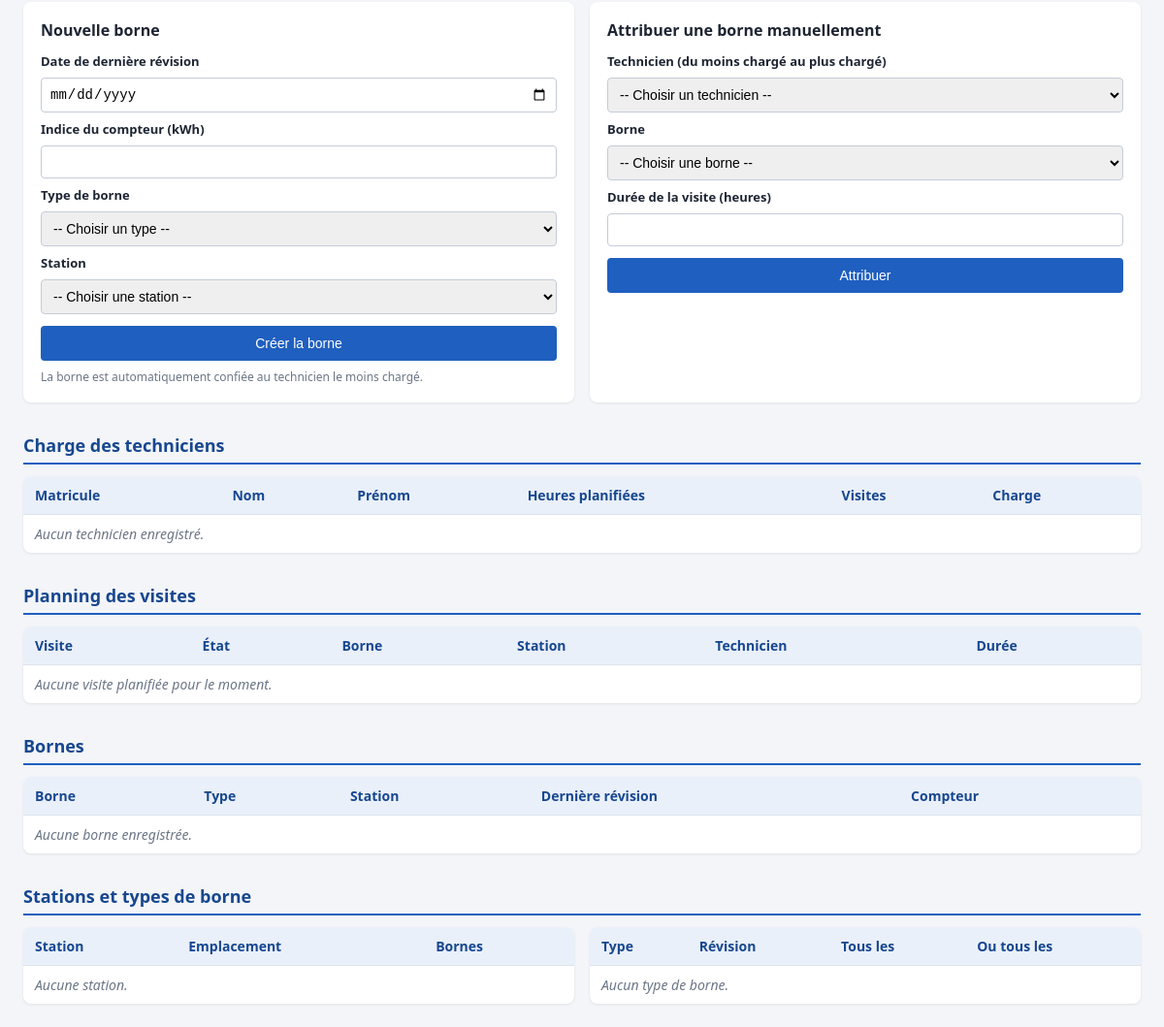
Before: / (lower part) with the older database file.
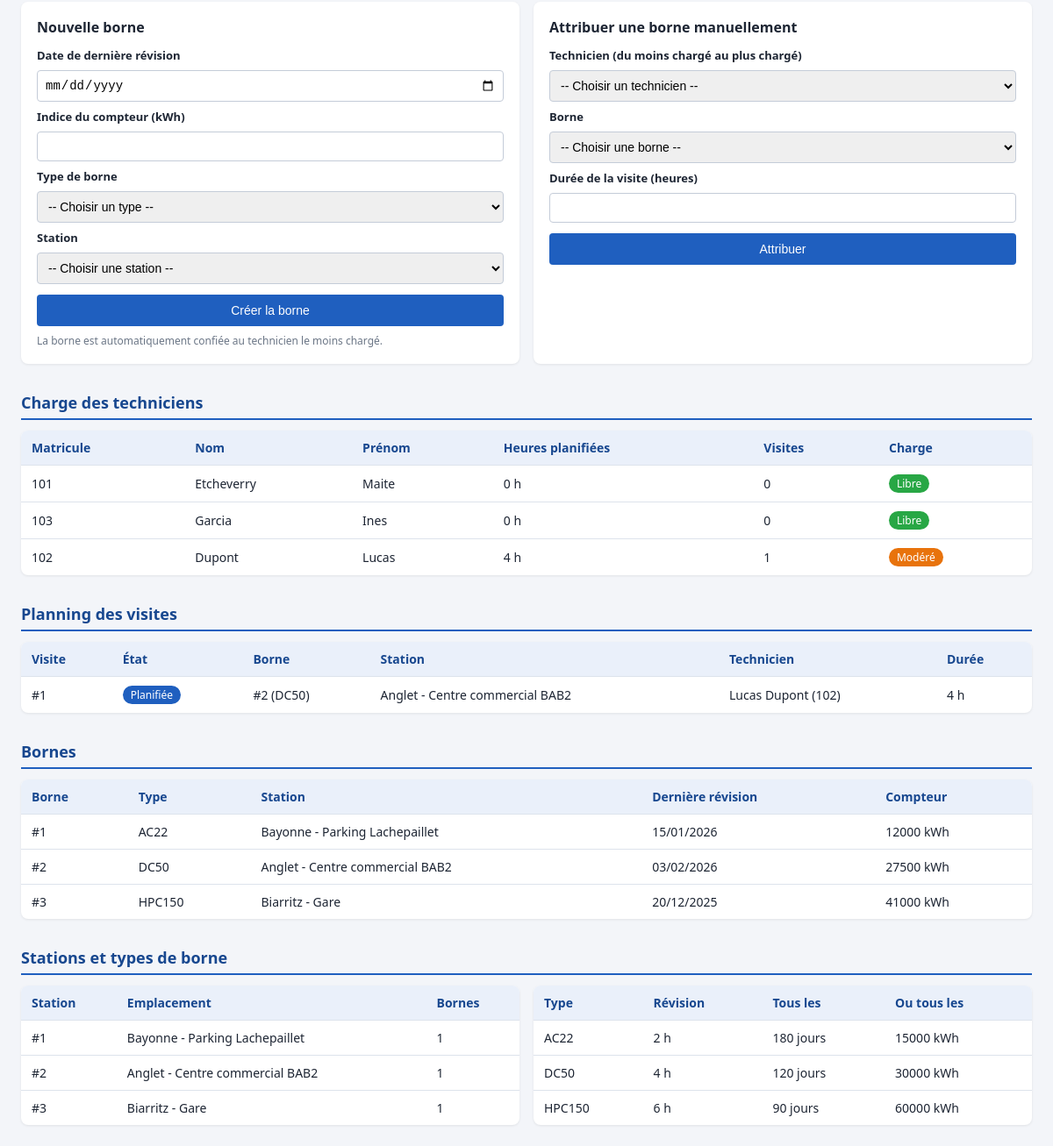
After: the same page with the newer database file.
### tables this page shows
CREATE TABLE `Technicien` (
  `matricule` int(11) NOT NULL,
  `nom` varchar(50) NOT NULL,
  `prenom` varchar(50) NOT NULL
);

CREATE TABLE `Visite` (
  `idVisite` int(11) NOT NULL,
  `etat` char(1) NOT NULL CHECK (`etat` in ('p','a','r')),
  `dureeTotale` int(11) NOT NULL,
  `idStation` int(11) NOT NULL
);

CREATE TABLE `Visite_Borne` (
  `idVisite` int(11) NOT NULL,
  `idBorne` int(11) NOT NULL
);

CREATE TABLE `Borne` (
  `idBorne` int(11) NOT NULL,
  `dateDerniereRevision` date NOT NULL,
  `indiceCompteurUnites` int(11) NOT NULL,
  `codeTypeBorne` varchar(10) NOT NULL,
  `idStation` int(11) NOT NULL
);

CREATE TABLE `Station` (
  `idStation` int(11) NOT NULL,
  `libelleEmplacement` varchar(100) NOT NULL
);

CREATE TABLE `TypeBorne` (
  `codeTypeBorne` varchar(10) NOT NULL,
  `dureeRevision` int(11) NOT NULL,
  `nbJoursEntreRevisions` int(11) NOT NULL,
  `nbUnitesEntreRevisions` int(11) NOT NULL
);

### index.php (called while the page is built, shortened)
<?php
require_once __DIR__ . '/Controleur/BorneController.php';
require_once __DIR__ . '/Controleur/TechnicienController.php';
require_once __DIR__ . '/Controleur/StationController.php';
require_once __DIR__ . '/Controleur/TypeBorneController.php';
$pdo = connexionPDO();
$borneController = new BorneController($pdo);
$technicienController = new TechnicienController($pdo);
$stationController = new StationController($pdo);
$typeBorneController = new TypeBorneController($pdo);
$bornes = $borneController->listAll();
$stations = $stationController->listAll();
$typesBorne = $typeBorneController->listAll();
$techniciensDispo = $technicienController->getTechniciensByDisponibilite();
$planning = $technicienController->getPlanning();
require_once __DIR__ . '/Vue/home.php';

### Controleur/TechnicienController.php (called while the page is built, shortened)
<?php
require_once __DIR__ . '/../DAO/TechnicienDAO.php';
require_once 'Modele/Technicien.php';
class TechnicienController {
    private $technicienDAO;
    public function __construct($pdo) {
        $this->technicienDAO = new TechnicienDAO($pdo);
    }
    public function getTechniciensByDisponibilite() {
        try {
            return $this->technicienDAO->getTechniciensByDisponibilite();
        } catch (Exception $e) {
            echo "Erreur: " . $e->getMessage();
            return [];
        }
    }
    public function getPlanning() {
        try {
            return $this->technicienDAO->getPlanning();
        } catch (Exception $e) {
            echo "Erreur: " . $e->getMessage();
            return [];
        }
    }
}
?>

### DAO/TechnicienDAO.php (called while the page is built, shortened)
<?php
require_once 'Modele/Technicien.php';
class TechnicienDAO {
    private $pdo;
    public function __construct($pdo) {
        $this->pdo = $pdo;
    }
    public function getTechniciensByDisponibilite() {
        $sql = "SELECT t.*, COUNT(tv.idVisite) as nbVisites, COALESCE(SUM(v.dureeTotale), 0) as totalHeures
                FROM Technicien t
                LEFT JOIN Technicien_Visite tv ON t.matricule = tv.matricule
                LEFT JOIN Visite v ON tv.idVisite = v.idVisite
                GROUP BY t.matricule
                ORDER BY totalHeures ASC, t.nom ASC";
        $stmt = $this->pdo->query($sql);
        $result = [];
        while ($row = $stmt->fetch(PDO::FETCH_ASSOC)) {
            $technicien = new Technicien(
                $row['matricule'],
                $row['nom'],
                $row['prenom']
            );
            $result[] = [
                'technicien' => $technicien,
                'nbVisites' => $row['nbVisites'],
                'totalHeures' => $row['totalHeures']
            ];
        }
        return $result;
    }
    public function getPlanning() {
        $sql = "SELECT v.idVisite, v.etat, v.dureeTotale, s.libelleEmplacement,
                       vb.idBorne, b.codeTypeBorne, t.matricule, t.nom, t.prenom
                FROM Visite v
                JOIN Station s ON s.idStation = v.idStation
                LEFT JOIN Visite_Borne vb ON vb.idVisite = v.idVisite
                LEFT JOIN Borne b ON b.idBorne = vb.idBorne
                LEFT JOIN Technicien_Visite tv ON tv.idVisite = v.idVisite
                LEFT JOIN Technicien t ON t.matricule = tv.matricule
                ORDER BY v.idVisite DESC";
        return $this->pdo->query($sql)->fetchAll(PDO::FETCH_ASSOC);
    }
}
?>

### Modele/Technicien.php (called while the page is built, shortened)
<?php
class Technicien {
    private $matricule;
    private $nom;
    private $prenom;
    public function __construct($matricule = null, $nom = null, $prenom = null) {
        $this->matricule = $matricule;
        $this->nom = $nom;
        $this->prenom = $prenom;
    }
    public function getMatricule() {
        return $this->matricule;
    }
    public function getNom() {
        return $this->nom;
    }
    public function getPrenom() {
        return $this->prenom;
    }
}
?>

### Controleur/BorneController.php (called while the page is built, shortened)
<?php
require_once __DIR__ . '/../DAO/BorneDAO.php';
require_once __DIR__ . '/../DAO/TypeBorneDAO.php';
require_once 'Modele/Borne.php';
class BorneController {
    private $borneDAO;
    public function __construct($pdo) {
        $this->borneDAO = new BorneDAO($pdo);
    }
    public function listAll() {
        try {
            return $this->borneDAO->getAll();
        } catch (Exception $e) {
            echo "Erreur: " . $e->getMessage();
            return [];
        }
    }
}
?>

### DAO/BorneDAO.php (called while the page is built, shortened)
<?php
require_once 'Modele/Borne.php';
class BorneDAO {
    private $pdo;
    public function __construct($pdo) {
        $this->pdo = $pdo;
    }
    public function getAll() {
        $sql = "SELECT * FROM Borne";
        $stmt = $this->pdo->query($sql);
        $bornes = [];
        while ($row = $stmt->fetch(PDO::FETCH_ASSOC)) {
            $borne = new Borne(
                $row['idBorne'],
                $row['dateDerniereRevision'],
                $row['indiceCompteurUnites'],
                $row['codeTypeBorne'],
                $row['idStation']
            );
            $bornes[] = $borne;
        }
        return $bornes;
    }
}
?>

### Modele/Borne.php (called while the page is built, shortened)
<?php
class Borne {
    private $idBorne;
    private $dateDerniereRevision;
    private $indiceCompteurUnites;
    private $codeTypeBorne;
    private $idStation;
    public function __construct($idBorne = null, $dateDerniereRevision = null,
                                $indiceCompteurUnites = null, $codeTypeBorne = null,
                                $idStation = null) {
        $this->idBorne = $idBorne;
        $this->dateDerniereRevision = $dateDerniereRevision;
        $this->indiceCompteurUnites = $indiceCompteurUnites;
        $this->codeTypeBorne = $codeTypeBorne;
        $this->idStation = $idStation;
    }
    public function getIdBorne() {
        return $this->idBorne;
    }
    public function getDateDerniereRevision() {
        return $this->dateDerniereRevision;
    }
    public function getIndiceCompteurUnites() {
        return $this->indiceCompteurUnites;
    }
    public function getCodeTypeBorne() {
        return $this->codeTypeBorne;
    }
    public function getIdStation() {
        return $this->idStation;
    }
}
?>

### Controleur/StationController.php (called while the page is built, shortened)
<?php
require_once __DIR__ . '/../DAO/StationDAO.php';
require_once 'Modele/Station.php';
class StationController {
    private $stationDAO;
    public function __construct($pdo) {
        $this->stationDAO = new StationDAO($pdo);
    }
    public function listAll() {
        try {
            return $this->stationDAO->getAll();
        } catch (Exception $e) {
            echo "Erreur lors de la récupération des stations: " . $e->getMessage();
            return [];
        }
    }
}
?>

### DAO/StationDAO.php (called while the page is built, shortened)
<?php
require_once 'Modele/Station.php';
class StationDAO {
    private $pdo;
    public function __construct($pdo) {
        $this->pdo = $pdo;
    }
    public function getAll() {
        $sql = "SELECT * FROM Station";
        $stmt = $this->pdo->query($sql);
        $stations = [];
        while ($row = $stmt->fetch(PDO::FETCH_ASSOC)) {
            $station = new Station($row['idStation'], $row['libelleEmplacement']);
            $stations[] = $station;
        }
        return $stations;
    }
}
?>

### Modele/Station.php (called while the page is built, shortened)
<?php
class Station {
    private $idStation;
    private $libelleEmplacement;
    public function __construct($idStation = null, $libelleEmplacement = null) {
        $this->idStation = $idStation;
        $this->libelleEmplacement = $libelleEmplacement;
    }
    public function getIdStation() {
        return $this->idStation;
    }
    public function getLibelleEmplacement() {
        return $this->libelleEmplacement;
    }
}
?>

### Controleur/TypeBorneController.php (called while the page is built, shortened)
<?php
require_once __DIR__ . '/../DAO/TypeBorneDAO.php';
require_once 'Modele/TypeBorne.php';
class TypeBorneController {
    private $typeBorneDAO;
    public function __construct($pdo) {
        $this->typeBorneDAO = new TypeBorneDAO($pdo);
    }
    public function listAll() {
        try {
            return $this->typeBorneDAO->getAll();
        } catch (Exception $e) {
            echo "Erreur: " . $e->getMessage();
            return [];
        }
    }
}
?>

### DAO/TypeBorneDAO.php (called while the page is built, shortened)
<?php
require_once 'Modele/TypeBorne.php';
class TypeBorneDAO {
    private $pdo;
    public function __construct($pdo) {
        $this->pdo = $pdo;
    }
    public function getAll() {
        $sql = "SELECT * FROM TypeBorne";
        $stmt = $this->pdo->query($sql);
        $typesBorne = [];
        while ($row = $stmt->fetch(PDO::FETCH_ASSOC)) {
            $typeBorne = new TypeBorne(
                $row['codeTypeBorne'],
                $row['dureeRevision'],
                $row['nbJoursEntreRevisions'],
                $row['nbUnitesEntreRevisions']
            );
            $typesBorne[] = $typeBorne;
        }
        return $typesBorne;
    }
}
?>

### Modele/TypeBorne.php (called while the page is built, shortened)
<?php
class TypeBorne {
    private $codeTypeBorne;
    private $dureeRevision;
    private $nbJoursEntreRevisions;
    private $nbUnitesEntreRevisions;
    public function __construct($codeTypeBorne = null, $dureeRevision = null,
                                $nbJoursEntreRevisions = null, $nbUnitesEntreRevisions = null) {
        $this->codeTypeBorne = $codeTypeBorne;
        $this->dureeRevision = $dureeRevision;
        $this->nbJoursEntreRevisions = $nbJoursEntreRevisions;
        $this->nbUnitesEntreRevisions = $nbUnitesEntreRevisions;
    }
    public function getCodeTypeBorne() {
        return $this->codeTypeBorne;
    }
    public function getDureeRevision() {
        return $this->dureeRevision;
    }
    public function getNbJoursEntreRevisions() {
        return $this->nbJoursEntreRevisions;
    }
    public function getNbUnitesEntreRevisions() {
        return $this->nbUnitesEntreRevisions;
    }
}
?>

### Vue/home.php (the view, shortened to what the rows shown need)
<?php
$bornes = $bornes ?? [];
$stations = $stations ?? [];
$typesBorne = $typesBorne ?? [];
$techniciensDispo = $techniciensDispo ?? [];
$planning = $planning ?? [];
$nomStation = [];
foreach ($stations as $station) {
    $nomStation[$station->getIdStation()] = $station->getLibelleEmplacement();
}
$etats = ['p' => 'Planifiée', 'a' => 'En cours', 'r' => 'Réalisée'];
function e($valeur) {
    return htmlspecialchars((string)$valeur, ENT_QUOTES, 'UTF-8');
}
?>
<!DOCTYPE html>
<html lang="fr">
<head>
</head>
<body>
<main>
<h2>Charge des techniciens</h2>
<div class="table-wrap">
<table>
    <thead><tr><th>Matricule</th><th>Nom</th><th>Prénom</th><th>Heures planifiées</th><th>Visites</th><th>Charge</th></tr></thead>
    <tbody>
    <?php foreach ($techniciensDispo as $item):
        $t = $item['technicien'];
        $h = (int)$item['totalHeures'];
        if ($h === 0) { $classe = 'badge-green'; $libelle = 'Libre'; }
        elseif ($h <= 10) { $classe = 'badge-orange'; $libelle = 'Modéré'; }
        else { $classe = 'badge-red'; $libelle = 'Chargé'; }
    ?>
        <tr>
            <td><?= e($t->getMatricule()) ?></td>
            <td><?= e($t->getNom()) ?></td>
            <td><?= e($t->getPrenom()) ?></td>
            <td><?= $h ?> h</td>
            <td><?= e($item['nbVisites']) ?></td>
            <td><span class="badge <?= $classe ?>"><?= $libelle ?></span></td>
        </tr>
    <?php endforeach; ?>
    </tbody>
</table>
</div>
<h2>Planning des visites</h2>
<div class="table-wrap">
<table>
    <thead><tr><th>Visite</th><th>État</th><th>Borne</th><th>Station</th><th>Technicien</th><th>Durée</th></tr></thead>
    <tbody>
    <?php foreach ($planning as $v): ?>
        <tr>
            <td>#<?= e($v['idVisite']) ?></td>
            <td><span class="badge badge-blue"><?= e($etats[$v['etat']] ?? $v['etat']) ?></span></td>
            <td><?= $v['idBorne'] ? '#' . e($v['idBorne']) . ' (' . e($v['codeTypeBorne']) . ')' : '—' ?></td>
            <td><?= e($v['libelleEmplacement']) ?></td>
            <td><?= $v['matricule'] ? e($v['prenom'] . ' ' . $v['nom']) . ' (' . e($v['matricule']) . ')' : '—' ?></td>
            <td><?= e($v['dureeTotale']) ?> h</td>
        </tr>
    <?php endforeach; ?>
    </tbody>
</table>
</div>
<h2>Bornes</h2>
<div class="table-wrap">
<table>
    <thead><tr><th>Borne</th><th>Type</th><th>Station</th><th>Dernière révision</th><th>Compteur</th></tr></thead>
    <tbody>
    <?php foreach ($bornes as $borne): ?>
        <tr>
            <td>#<?= e($borne->getIdBorne()) ?></td>
            <td><?= e($borne->getCodeTypeBorne()) ?></td>
            <td><?= e($nomStation[$borne->getIdStation()] ?? $borne->getIdStation()) ?></td>
            <td><?= e(date('d/m/Y', strtotime($borne->getDateDerniereRevision()))) ?></td>
            <td><?= e($borne->getIndiceCompteurUnites()) ?> kWh</td>
        </tr>
    <?php endforeach; ?>
    </tbody>
</table>
</div>
<h2>Stations et types de borne</h2>
<div class="grille">
    <div class="table-wrap">
    <table>
        <thead><tr><th>Station</th><th>Emplacement</th><th>Bornes</th></tr></thead>
        <tbody>
        <?php foreach ($stations as $station):
            $nbBornes = 0;
            foreach ($bornes as $borne) {
                if ($borne->getIdStation() == $station->getIdStation()) $nbBornes++;
            }
        ?>
            <tr>
                <td>#<?= e($station->getIdStation()) ?></td>
                <td><?= e($station->getLibelleEmplacement()) ?></td>
                <td><?= $nbBornes ?></td>
            </tr>
        <?php endforeach; ?>
        </tbody>
    </table>
    </div>
    <div class="table-wrap">
    <table>
        <thead><tr><th>Type</th><th>Révision</th><th>Tous les</th><th>Ou tous les</th></tr></thead>
        <tbody>
        <?php foreach ($typesBorne as $type): ?>
            <tr>
                <td><?= e($type->getCodeTypeBorne()) ?></td>
                <td><?= e($type->getDureeRevision()) ?> h</td>
                <td><?= e($type->getNbJoursEntreRevisions()) ?> jours</td>
                <td><?= e($type->getNbUnitesEntreRevisions()) ?> kWh</td>
            </tr>
        <?php endforeach; ?>
        </tbody>
    </table>
    </div>
</div>
</main>
</body>
</html>

Changed rows visible on the page:
added technicien: matricule "101", nom "Etcheverry", prenom "Maite"
added technicien: matricule "103", nom "Garcia", prenom "Ines"
added technicien: matricule "102", nom "Dupont", prenom "Lucas"
added visite: idVisite "1", etat "Planifiée", visite_borne.idBorne "2", borne.codeTypeBorne "DC50", idStation.libelleEmplacement "Anglet - Centre commercial BAB2", technicien.prenom+nom "Lucas Dupont", technicien.matricule "102", dureeTotale "4"
added borne: idBorne "1", codeTypeBorne "AC22", idStation "Bayonne - Parking Lachepaillet", dateDerniereRevision "15/01/2026", indiceCompteurUnites "12000"
added borne: idBorne "2", codeTypeBorne "DC50", idStation "Anglet - Centre commercial BAB2", dateDerniereRevision "03/02/2026", indiceCompteurUnites "27500"
added borne: idBorne "3", codeTypeBorne "HPC150", idStation "Biarritz - Gare", dateDerniereRevision "20/12/2025", indiceCompteurUnites "41000"
added station: idStation "1", libelleEmplacement "Bayonne - Parking Lachepaillet", nbBornes "1"
added station: idStation "2", libelleEmplacement "Anglet - Centre commercial BAB2", nbBornes "1"
added station: idStation "3", libelleEmplacement "Biarritz - Gare", nbBornes "1"
added typeborne: codeTypeBorne "AC22", dureeRevision "2", nbJoursEntreRevisions "180", nbUnitesEntreRevisions "15000"
added typeborne: codeTypeBorne "DC50", dureeRevision "4", nbJoursEntreRevisions "120", nbUnitesEntreRevisions "30000"
added typeborne: codeTypeBorne "HPC150", dureeRevision "6", nbJoursEntreRevisions "90", nbUnitesEntreRevisions "60000"
Other visible differences:
new list line: "0 h 0 Libre"
new list line: "4 h 1 Modéré"
text no longer shown: "Aucun technicien enregistré. Aucune visite planifiée pour le moment. Aucune borne enregistrée. Aucune station. Aucun type de borne."
